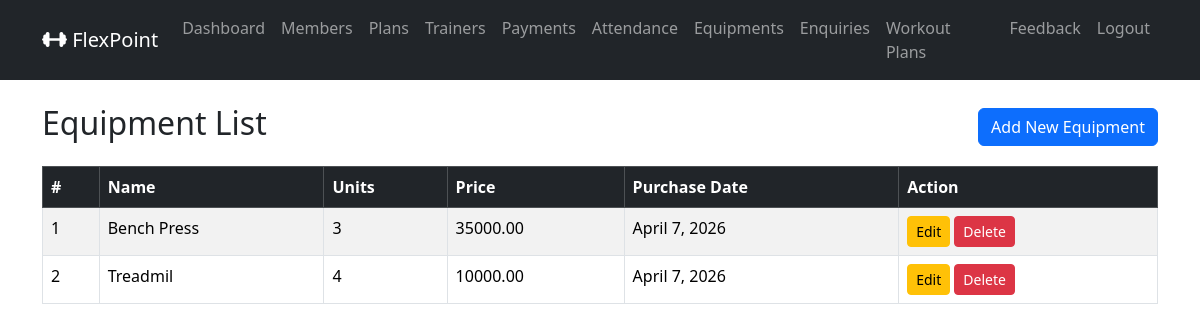
Screenshot of /admin_equipments/ (signed in) with the database file from the repository.
### gymapp/models.py (models this page shows, shortened)
class Equipment(models.Model):
    name          = models.CharField(max_length=100)
    units         = models.PositiveIntegerField(default=1)
    price         = models.DecimalField(max_digits=8, decimal_places=2)
    purchase_date = models.DateField(default=timezone.now)
    is_active     = models.BooleanField(default=True)

### gymapp/views.py (the view)
    def wrapper(request, *args, **kwargs):
        if not request.user.is_authenticated or getattr(request.user, 'role', None) != 'ADMIN':
            messages.error(request, 'You must be an Admin to access this page.')
            return redirect('admin_login_view')
        return view_func(request, *args, **kwargs)

### gymapp/views.py (called while the page is built)
def admin_required(view_func):
    def wrapper(request, *args, **kwargs):
        if not request.user.is_authenticated or getattr(request.user, 'role', None) != 'ADMIN':
            messages.error(request, 'You must be an Admin to access this page.')
            return redirect('admin_login_view')
        return view_func(request, *args, **kwargs)
    return wrapper

@admin_required
def admin_equipment_list(request):
    equipments = Equipment.objects.all().order_by('name')
    return render(request, 'admin_equipment_list.html', {'equipments':equipments})

### gymapp/templates/admin_equipment_list.html (shortened to what this page needs)
{% extends 'base.html' %}
{% block content %}
<div class="d-flex justify-content-between align-items-center mb-3">
    <h2>Equipment List</h2>
    <a href="{% url 'admin_equipment_add' %}" class="btn btn-primary">Add New Equipment</a>
</div>
    <table class="table table-bordered table-striped">
        <thead class="table-dark">
            <tr>
                <th>#</th>
                <th>Name</th>
                <th>Units</th>
                <th>Price</th>
                <th>Purchase Date</th>
                <th>Action</th>
            </tr>
        </thead>
        <tbody>
            {% for equipment in equipments %}
            <tr>
                <td>{{ forloop.counter }}</td>
                <td>{{ equipment.name }}</td>
                <td>{{ equipment.units }}</td>
                <td>{{ equipment.price }}</td>
                <td>{{ equipment.purchase_date }}</td>
                <td>
                    <a href="{% url 'admin_equipment_edit' equipment.id %}" class="btn btn-sm btn-warning">Edit</a>
                    <form method="POST" action="{% url 'admin_equipment_delete' equipment.id %}" style="display: inline-block;">
                        <button type="submit" class="btn btn-sm btn-danger" onclick="return confirm('Are you sure you want to delete this plan?')">Delete</button>
                    </form>
                </td>
            </tr>
            {% endfor %}
        </tbody>
    </table>
{% endblock %}

### rows the page displays
Equipment: name "Bench Press", units "3", price "35000.00", purchase_date "April 7, 2026"
Equipment: name "Treadmil", units "4", price "10000.00", purchase_date "April 7, 2026"
